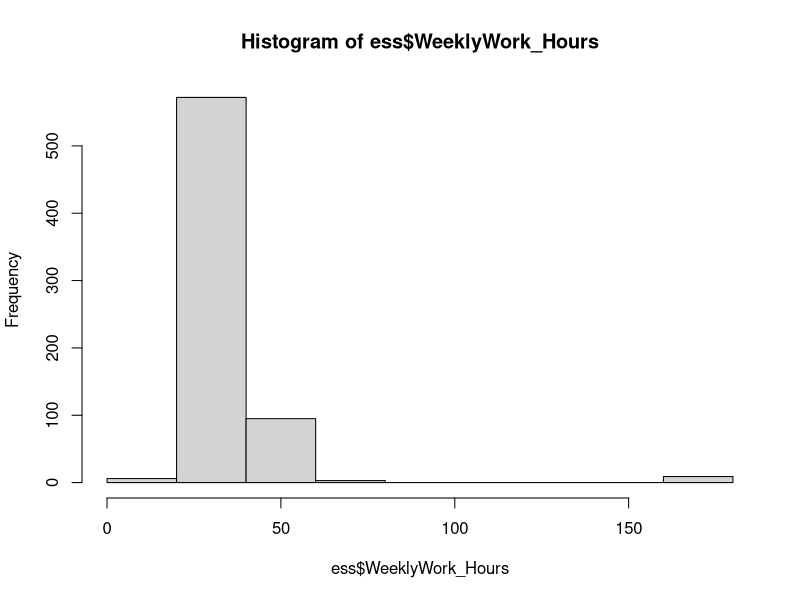
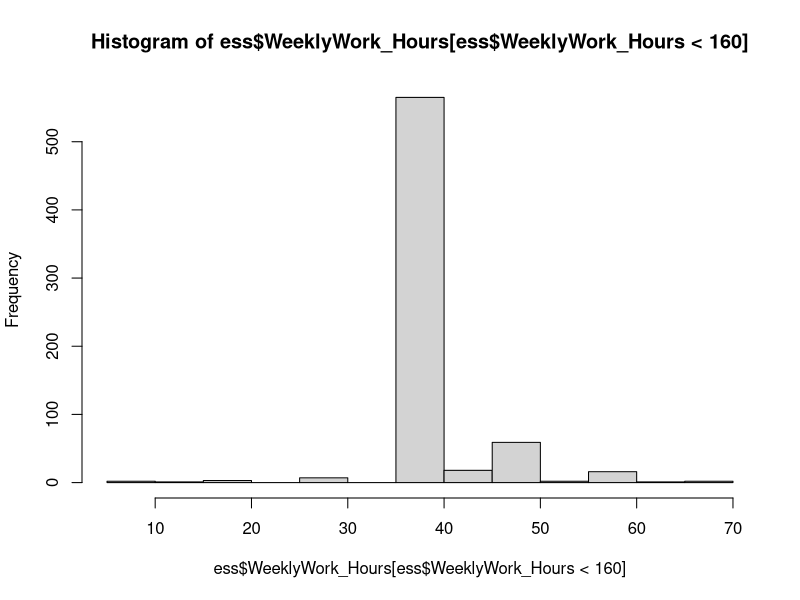

Write the R code that produced these figures, in order.
## ---- chunk 1
knitr::opts_chunk$set(echo = TRUE)
## ---- chunk 2
library(readxl)

# Read the Excel file into a data frame!
ess <- read_excel("ESS2020.xlsx")
str(ess)
## ---- chunk 3
hypothetical_sd = 15
n <- sum(!is.na(ess$WeeklyWork_Hours))
s = sd(ess$WeeklyWork_Hours, na.rm = TRUE) # second parameter is for not considering NAs for st dev calculation
s
## ---- chunk 4
test_stat = (n-1)*s^2/hypothetical_sd^2
test_stat
## ---- chunk 5
pchisq(test_stat, df = n-1)
## ---- chunk 6
hist(ess$WeeklyWork_Hours)
## ---- chunk 7
hist(ess$WeeklyWork_Hours[ess$WeeklyWork_Hours < 160])
## ---- chunk 8
hypothetical_diff_means <- 0

# the two sample means
aggregate(Education_Years ~ SecretGroupInfluenceWorldPol, data = ess, FUN = mean)
## ---- chunk 9
table(ess$SecretGroupInfluenceWorldPol)
## ---- chunk 10
t.test(Education_Years ~ SecretGroupInfluenceWorldPol, data = ess, mu = 0, alternative = "greater")
## ---- chunk 11
k_1 <- sum((ess$TrustInParlament=='Yes') &
             (ess$SecretGroupInfluenceWorldPol=='Yes'))
n_1 <- sum(ess$SecretGroupInfluenceWorldPol=='Yes')

k_2 <- sum((ess$TrustInParlament=='Yes') &
             (ess$SecretGroupInfluenceWorldPol=='No'))
n_2 <- sum(ess$SecretGroupInfluenceWorldPol=='No')

# the sample proportions

k_1/n_1 # Believers

k_2/n_2 # Non-Believers
## ---- chunk 12
k_1 > 10
k_2 > 10
## ---- chunk 13
n_1 - k_1 > 10
n_2 - k_2 > 10
## ---- chunk 14
p_1 <- k_1/n_1
p_2 <- k_2/n_2

hypothetical_diff_props <- -0.02

test_stat_prop <- ((p_1-p_2) - hypothetical_diff_props)/(sqrt((p_1*(1-p_1)/n_1) + (p_2*(1-p_2)/n_2)))
test_stat_prop
## ---- chunk 15
p_val_props <- pnorm(test_stat_prop)
p_val_props
